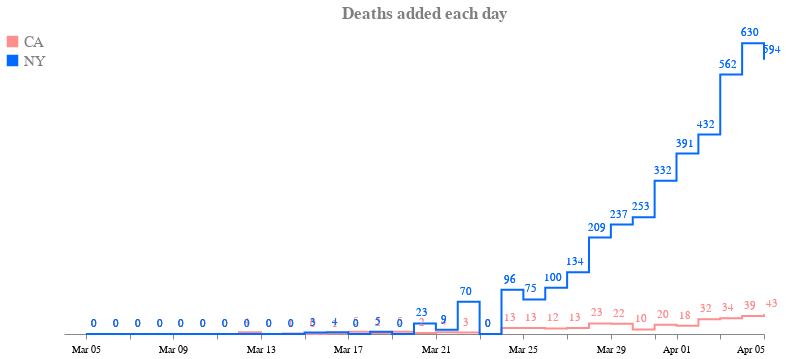

Notebook code cell kept with this figure:
### Code cell
#hide_input

makeChart(deathsAdded)
